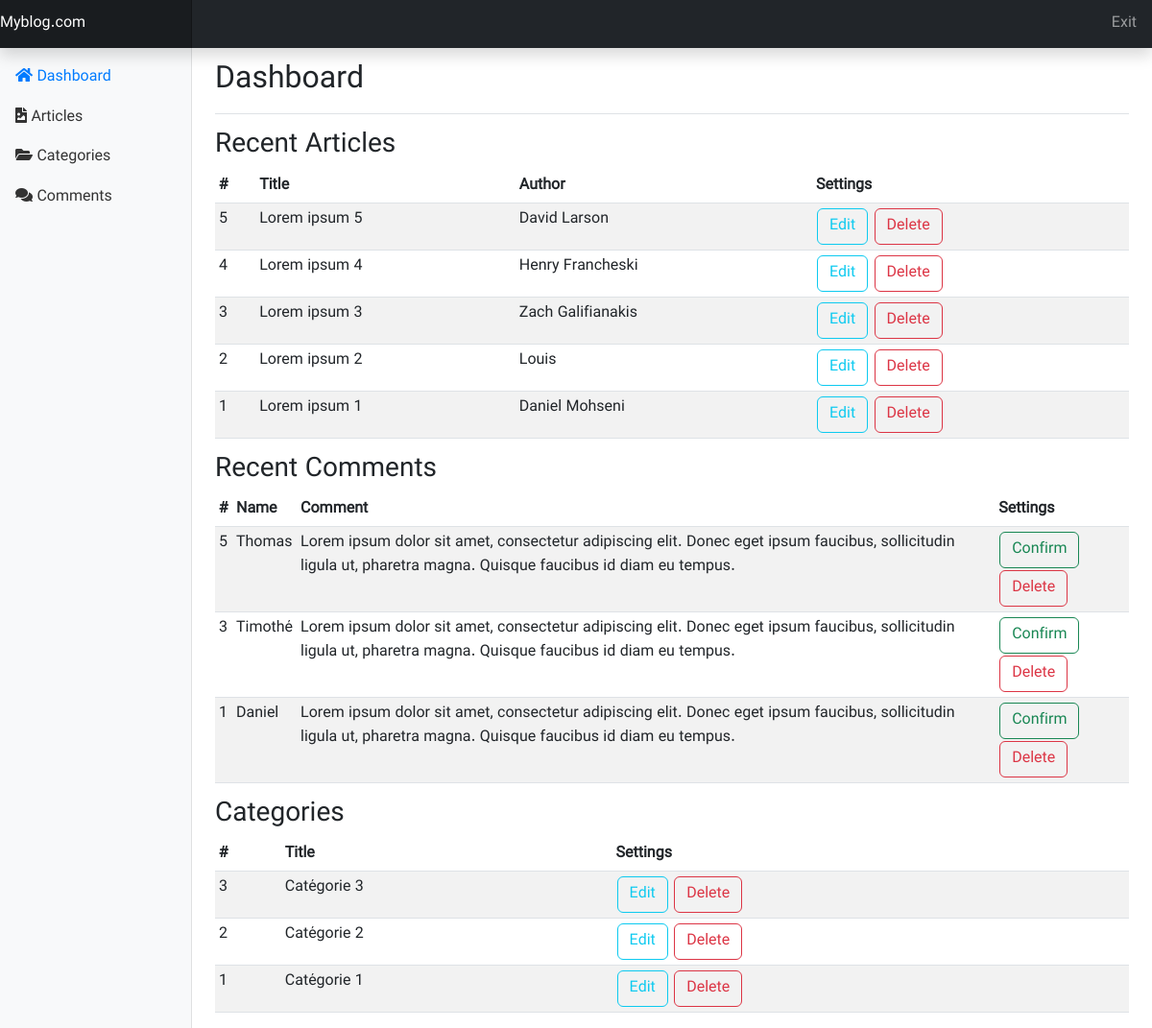
Page /admin/index.php (signed in) on the committed database.
### tables this page shows
CREATE TABLE `posts` (
  `id` int(11) NOT NULL,
  `title` varchar(191) NOT NULL,
  `category_id` int(11) NOT NULL,
  `body` text NOT NULL,
  `author` varchar(191) NOT NULL,
  `image` varchar(191) NOT NULL
);

CREATE TABLE `comments` (
  `id` int(11) NOT NULL,
  `name` varchar(100) NOT NULL,
  `comment` text NOT NULL,
  `post_id` int(11) NOT NULL,
  `status` tinyint(1) NOT NULL DEFAULT '0'
);

CREATE TABLE `categories` (
  `id` int(11) NOT NULL,
  `title` varchar(100) NOT NULL
);

### admin/index.php (the view, shortened to what this page needs)
<?php
include("./include/header.php");
$query_posts = "SELECT * FROM posts ORDER BY id DESC";
$posts = $db->query($query_posts);
$query_comments = "SELECT * FROM comments WHERE status='0' ORDER BY id DESC";
$comments = $db->query($query_comments);
$query_categories = "SELECT * FROM categories ORDER BY id DESC";
$categories = $db->query($query_categories);
?>
<div class="container-fluid">
    <div class="row">
        <?php include('./include/sidebar.php') ?>
        <main role="main" class="col-md-9 ml-sm-auto col-lg-10 px-4">
            <div class="d-flex justify-content-between flex-wrap flex-md-nowrap align-items-center pt-3 pb-2 mb-3 border-bottom">
                <h1 class="h2"> Dashboard </h1>
            </div>
            <h3> Recent Articles </h3>
            <div class="table-responsive">
                <table class="table table-striped table-sm">
                    <thead>
                        <tr>
                            <th>#</th>
                            <th> Title </th>
                            <th> Author </th>
                            <th> Settings </th>
                        </tr>
                    </thead>
                    <tbody>
                        <?php
                        if ($posts->rowCount() > 0) {
                            foreach ($posts as $post) {
                                ?>
                                <tr>
                                    <td> <?php echo $post['id'] ?> </td>
                                    <td> <?php echo $post['title'] ?> </td>
                                    <td> <?php echo $post['author'] ?> </td>
                                    <td>
                                        <a href="edit_post.php?id=<?php echo $post['id'] ?>" class="btn btn-outline-info"> Edit </a>
                                        <a href="index.php?entity=post&action=delete&id=<?php echo $post['id'] ?>" class="btn btn-outline-danger"> Delete </a>
                                    </td>
                                </tr>
                            <?php
                                }
                            } else {
                                ?>
                            <div class="alert alert-danger" role="alert">
                                There is no article to display !!!
                            </div>
                        <?php
                        }
                        ?>
                    </tbody>
                </table>
            </div>
            <h3> Recent Comments </h3>
            <div class="table-responsive">
                <table class="table table-striped table-sm">
                    <thead>
                        <tr>
                            <th>#</th>
                            <th> Name </th>
                            <th> Comment </th>
                            <th> Settings </th>
                        </tr>
                    </thead>
                    <tbody>
                        <?php
                        if ($comments->rowCount() > 0) {
                            foreach ($comments as $comment) {
                                ?>
                                <tr>
                                    <td> <?php echo $comment['id'] ?> </td>
                                    <td> <?php echo $comment['name'] ?> </td>
                                    <td> <?php echo $comment['comment'] ?> </td>
                                    <td>
                                        <a href="index.php?entity=comment&action=approve&id=<?php echo $comment['id'] ?>" class="btn btn-outline-success"> Confirm </a>
                                        <a href="index.php?entity=comment&action=delete&id=<?php echo $comment['id'] ?>" class="btn btn-outline-danger"> Delete </a>
                                    </td>
                                </tr>
                            <?php
                                }
                            } else {
                                ?>
                            <div class="alert alert-danger" role="alert">
                                There are no comments to display !!!
                            </div>
                        <?php
                        }
                        ?>
                    </tbody>
                </table>
            </div>
            <h3> Categories </h3>
            <div class="table-responsive">
                <table class="table table-striped table-sm">
                    <thead>
                        <tr>
                            <th>#</th>
                            <th> Title </th>
                            <th> Settings </th>
                        </tr>
                    </thead>
                    <tbody>
                        <?php
                        if ($categories->rowCount() > 0) {
                            foreach ($categories as $category) {
                                ?>
                                <tr>
                                    <td> <?php echo $category['id'] ?> </td>
                                    <td> <?php echo $category['title'] ?> </td>
                                    <td>
                                        <a href="edit_category.php?id=<?php echo $category['id'] ?>" class="btn btn-outline-info"> Edit </a>
                                        <a href="index.php?entity=category&action=delete&id=<?php echo $category['id'] ?>" class="btn btn-outline-danger"> Delete </a>
                                    </td>
                                </tr>
                            <?php
                                }
                            } else {
                                ?>
                            <div class="alert alert-danger" role="alert">
                                There is no category to display !!!
                            </div>
                        <?php
                        }
                        ?>
                    </tbody>
                </table>
            </div>
        </main>
    </div>
</div>

### admin/css/admin.css (style rules this page uses)
body { font-family: "Vazir" !important; line-height: 1.6; }
.btn { margin: 1px !important; }
[role="main"] { padding-top: 110px; }
@media (min-width: 768px) { [role="main"] { padding-top: 48px; } }

### rows in the picture
posts: id "5", title "Lorem ipsum 5", author "David Larson"
posts: id "4", title "Lorem ipsum 4", author "Henry Francheski"
posts: id "3", title "Lorem ipsum 3", author "Zach Galifianakis"
posts: id "2", title "Lorem ipsum 2", author "Louis"
posts: id "1", title "Lorem ipsum 1", author "Daniel Mohseni"
comments: id "5", name "Thomas", comment "Lorem ipsum dolor sit amet, consectetur adipiscing elit. Donec eget ipsum faucibus, sollicitudin ligula ut, pharetra magna. Quisque faucibus id diam eu tempus."
comments: id "3", name "Timothé", comment "Lorem ipsum dolor sit amet, consectetur adipiscing elit. Donec eget ipsum faucibus, sollicitudin ligula ut, pharetra magna. Quisque faucibus id diam eu tempus."
comments: id "1", name "Daniel", comment "Lorem ipsum dolor sit amet, consectetur adipiscing elit. Donec eget ipsum faucibus, sollicitudin ligula ut, pharetra magna. Quisque faucibus id diam eu tempus."
categories: id "3", title "Catégorie 3"
categories: id "2", title "Catégorie 2"
categories: id "1", title "Catégorie 1"
